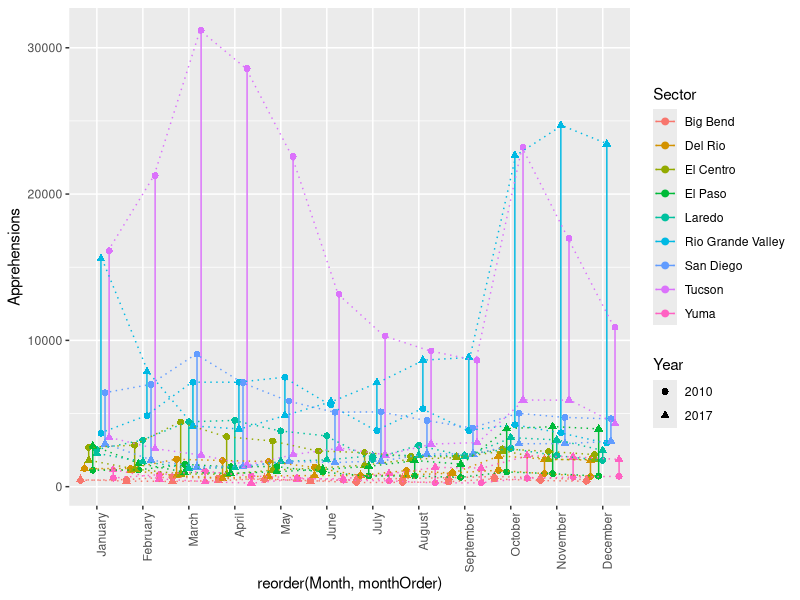
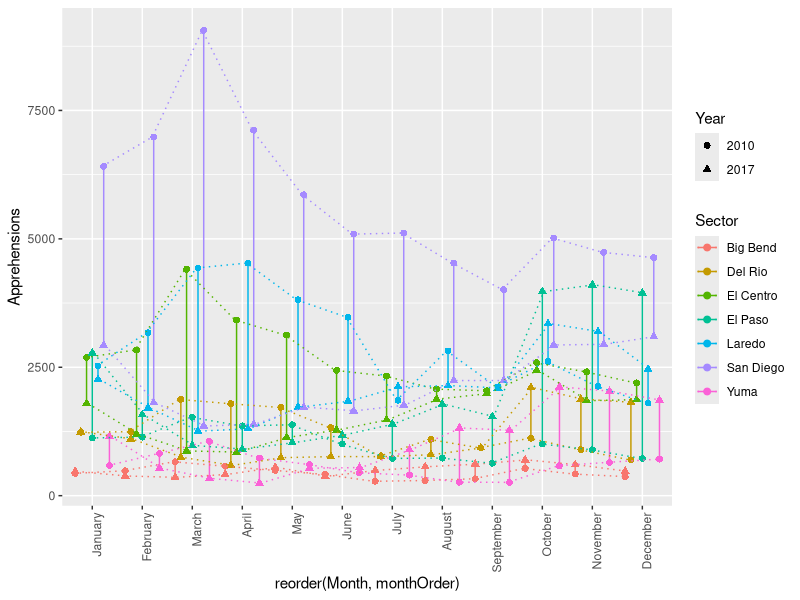
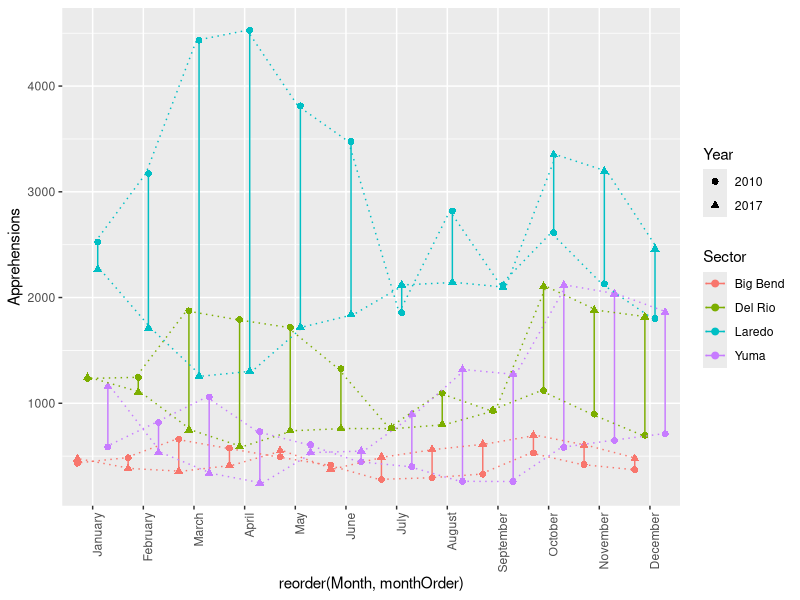

The R source for these figures, in order:
library(ggplot2)
library(tidyverse)

#function that turn the sector col to row name
rowname <- function(x){
  rownames(x) <- x[,1]
  x<-subset(x,select=-Sector)
  x
}

itemize_df <- function(df,yr){
  tibble("Year" = rep(yr,
                      times = nrow(df)*ncol(df)),
         "Sector" = rep(rownames(df),
                        each = ncol(df)),
         "Month" = rep(colnames(df),
                       times = nrow(df)),
         "Apprehensions" = c(t(df)))
}

#load the data and clean them
year2010 <- read.csv("BP Apprehensions 2010.csv")
year2017 <- read.csv("PB Apprehensions 2017.csv")
year2010 <- rowname(year2010)
year2017 <- rowname(year2017)

# Rearranging Columns into calendar order
year2010 <- cbind(year2010[4:12], year2010[1:3])
year2017 <- cbind(year2017[4:12], year2017[1:3])

sector <- rownames(year2010)
month <- colnames(year2010)

x <- itemize_df(year2010,"2010")
y <- itemize_df(year2017,"2017")
z <- rbind(x,y)

# This function creates the desired plot given a data input
ourplot <- function(dset){
  monthOrder <- rep(1:12, times = length(dset$Month)/12)
  ggplot(data = dset, aes(reorder(Month,monthOrder),
                       Apprehensions,
                       color = Sector,
                       group = interaction(Sector,Month),
                       shape = Year)) +
    geom_point(size = 2,
               position = position_dodge(width = 0.8)) +
    geom_line(position = position_dodge(width=0.8)) +
    geom_line(aes(group = interaction(Year, Sector)),
              position = position_dodge(width = 0.8),
              linetype = "dotted") + 
    theme(axis.text.x = element_text(angle = 90, hjust = 1))
}
ourplot(z)

# Since it is difficult to visualize smaller data, we take a subset excluding
# the sectors that have the most extreme apprehension tallies. This effectively
# "zooms the graph in."
z2 = subset(z, !(Sector %in% c("Tucson","Rio Grande Valley")))
ourplot(z2)

# Again we "zoom in" by excluding the sectors with the most apprehensions per
# month.
z3 = subset(z2, !(Sector %in% c("San Diego", "El Centro", "El Paso")))
ourplot(z3)
